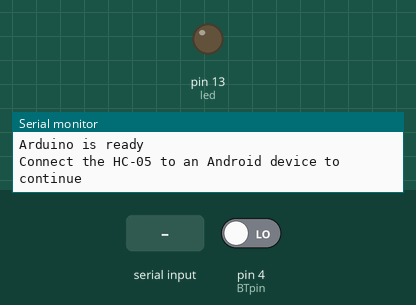
Bench run of a sketch on a simulated Arduino Uno, built with avr-gcc and run on an emulated ATmega328P. Shown: output pins drawn as LEDs (lit = HIGH), the last lines printed to the serial monitor. The inputs (shaded band) are chosen by the test bench; at power-on: pin 4 (BTpin) LOW.

Above: at 0.8 s.
0.9 s: pin 4 (BTpin) driven HIGH
2.4 s: "a" received over the second serial link
At 3.3 s:
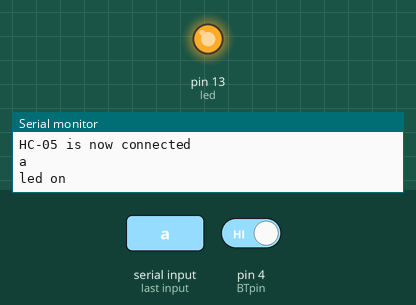
3.9 s: "i" received over the second serial link
At 4.4 s:
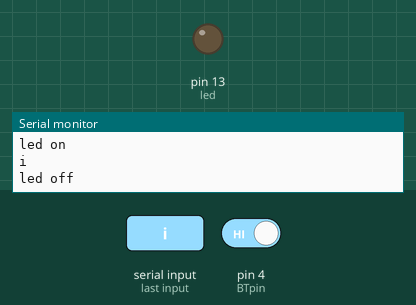
5.4 s: "1" received over the second serial link
Timing chart, 0 to 7.9 s (numbered marks = the images above; inputs shaded):
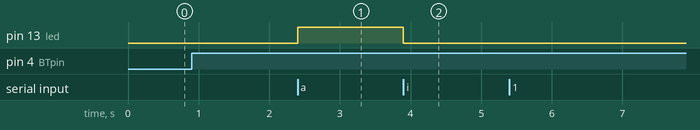

Measured:
- after the input at 2.4 s, pin 13 (led): LOW → HIGH at once
- after the input at 3.9 s, pin 13 (led): HIGH → LOW at once

The sketch:

codProjet.ino
```cpp
// Basic Bluetooth sketch HC-05_03 Using the state pin
// Connect the HC-05 module and communicate using the serial monitor
//
// The HC-05 defaults to communication mode when first powered on.
// The default baud rate for communication mode is 9600
//

#include <SoftwareSerial.h>
SoftwareSerial BTserial(2, 3); // RX | TX
// Connect the HC-05 TX to Arduino pin 2
// Connect the HC-05 RX to Arduino pin 3
// Connect the HC-05 STATE pin to Arduino pin 4.
//

char c = ' ';
String cuvant ;
String on = "on";
String off = "off";

// BTconnected will = false when not connected and true when connected
boolean BTconnected = false;

// connect the STATE pin to Arduino pin D4
const byte BTpin = 4;
int led = 13;


void setup()
{
    // set the BTpin for input
    pinMode(BTpin, INPUT);
    pinMode(led,OUTPUT);

    // start serial communication with the serial monitor on the host computer
    Serial.begin(9600);
    Serial.println("Arduino is ready");
    Serial.println("Connect the HC-05 to an Android device to continue");

    // wait until the HC-05 has made a connection
    while (!BTconnected)
    {
      if ( digitalRead(BTpin)==HIGH)  { BTconnected = true;};
    }
    Serial.println("HC-05 is now connected");

    // Start serial communication with the bluetooth module
    // HC-05 default serial speed for communication mode is 9600 but can be different
    BTserial.begin(9600);
    BTserial.write('x');
}

void loop(){

    // Keep reading from the HC-05 and send to Arduino Serial Monitor
    if (BTserial.available()){
        c = BTserial.read();
        Serial.write(c);
        Serial.println("");
        switch(c){
          case 'a':
            digitalWrite(led,HIGH);
            //delay(1000);
            BTserial.write('A');
            BTserial.println("");
            Serial.println("led on");
            break;

          case 'i':
            digitalWrite(led,LOW);
            //delay(1000);
            BTserial.write('D');
            BTserial.println("");
            Serial.println("led off");
            break;
          }
    }
}
```
